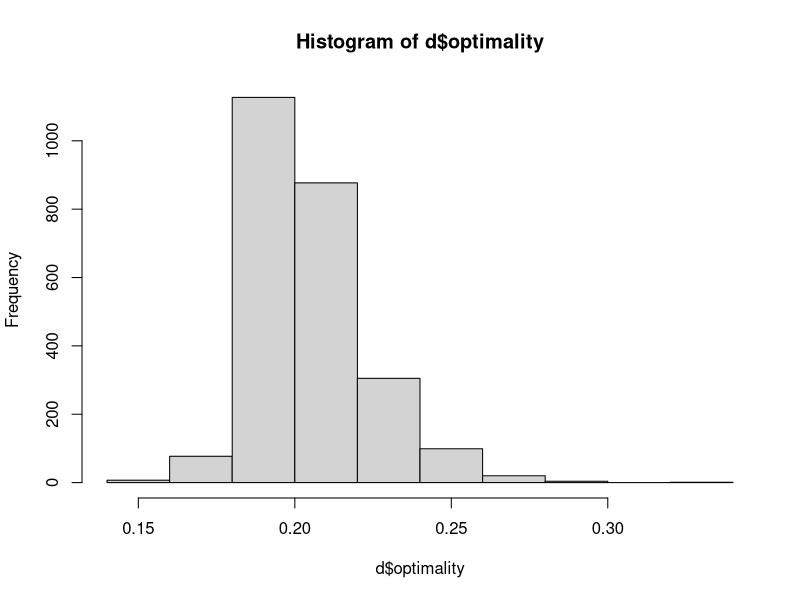
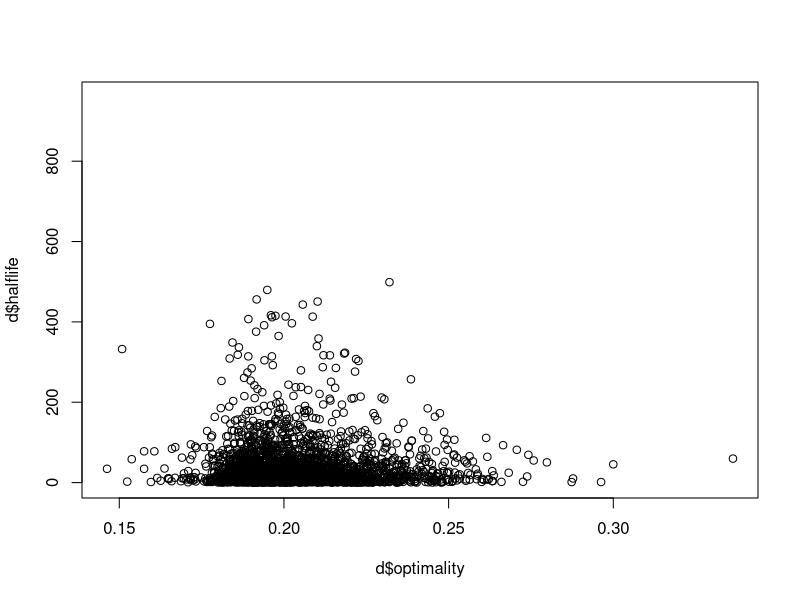
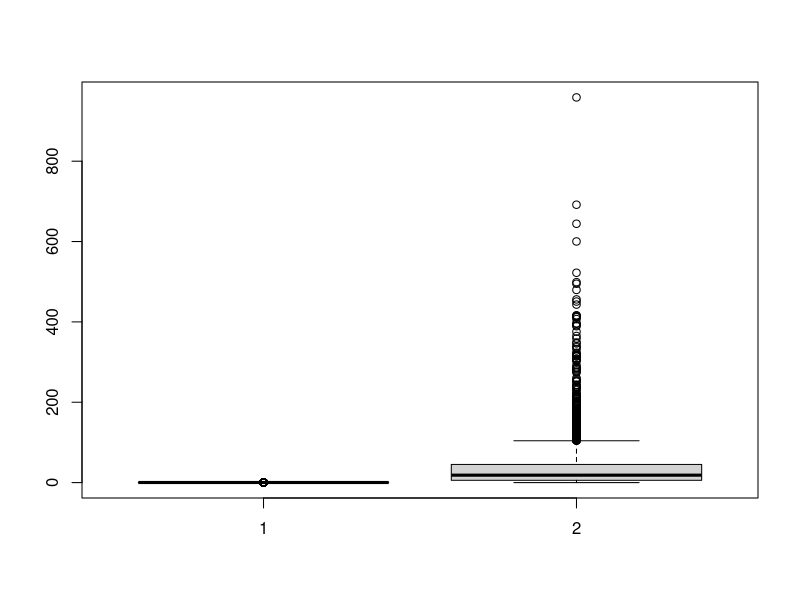
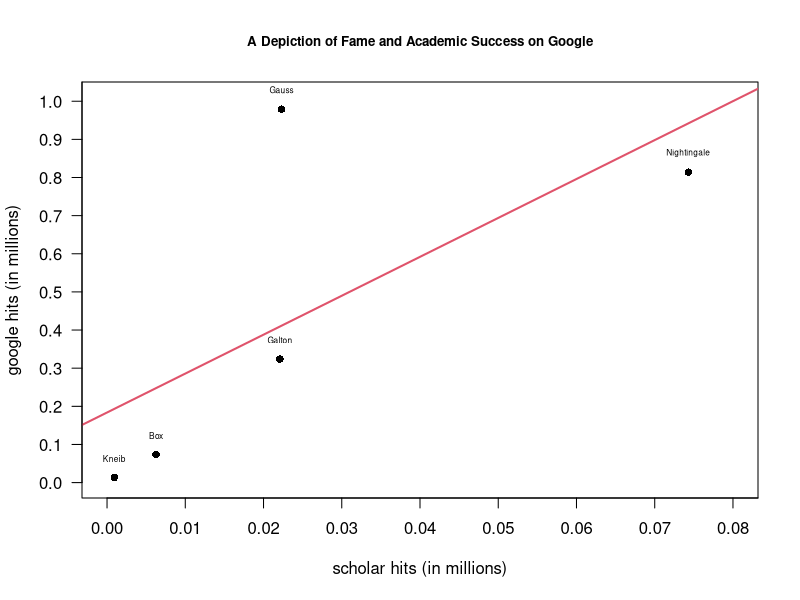

These charts were generated, in order, by the following R code:
## ---- chunk 1
knitr::opts_chunk$set(echo = TRUE, eval = TRUE, warning = FALSE)
setwd("")
## ---- chunk 2
d <- read.csv("data/genes.csv", header = TRUE, sep = ",", dec = ".")
str(d)

sapply(d, class)
## ---- chunk 3
round(mean(d$length), 2)
round(mean(d$expression), 2)
round(mean(d$halflife), 2)

round(sd(d$length), 2)
round(sd(d$expression), 2)
round(sd(d$halflife), 2)
## ---- chunk 4
hist(d$optimality)
## ---- chunk 5
plot(d$optimality, d$halflife)
## ---- chunk 6
boxplot(d$optimality, d$halflife)
## ---- chunk 7
library("RcmdrMisc")

with(d, numSummary(expression, groups=type, statistics=c("mean")))
# mean(subset(d, type=="mRNA")$expression)
## ---- chunk 8
mod.lm <- lm(expression~type, data=d)
anova(mod.lm)
summary(mod.lm) # for individual comparisons

mod.aov <- aov(expression~type, data=d)
summary(mod.aov)
TukeyHSD(mod.aov,c("type")) # p-value is adjusted for multiple comparisons and the p-values ends up higher than in the lm
## ---- chunk 9
statistician <- c("Gauss", "Galton", "Nightingale", "Box", "Kneib")
y <- c(979000, 324000, 814000, 73500, 13400) # hits on google.com
x <- c(22300, 22100, 74300, 6270, 927) # hits on Google Scholar

d <- data.frame(google.hits=y, scholar.hits=x)

mod <- lm(google.hits~scholar.hits, data=d)
summary(mod)
## ---- chunk 10
plot(x, y, pch=16, ylim=c(0,1.01e6), xlim=c(0,0.8e5), las=1, xaxt="n", yaxt="n", 
     xlab="scholar hits (in millions)", ylab="google hits (in millions)",
     main="A Depiction of Fame and Academic Success on Google", cex.main=0.8)
abline(mod, col=2, lwd=2)
text(x, y+0.5e5, labels=statistician, cex=0.5)
axis(2, seq(0,3e6,by=0.1e6), format(seq(0,3,by=0.1), nsmall=1), las=1) # xaxis
axis(1, seq(0,5e5,by=0.1e5) ,format(seq(0,0.5,by=0.01), nsmall=2), las=1) # yaxis
## ---- chunk 11
d <- read.table("data/statisticians.csv", sep=";", dec=",", header=TRUE)

m <- lm(happiness.sim~papers.sim + height2.sim, data=d)
summary(m)
## ---- chunk 12
d$era <- as.factor(d$era)

m2d <- lm(happiness.sim~papers.sim + height2.sim + FieldsMedal.sim + era + factor(favIceCream.sim), data=d)
summary(m2d)
## ---- chunk 13
mod.logit <- glm(as.factor(FieldsMedal.sim)~papers.sim, family=binomial(link="logit"), data=d)
summary(mod.logit)
round(predict(mod.logit, newdata=data.frame(papers.sim=200), type="response"), digits=3)
## ---- chunk 14
library(MASS)

d <- read.csv("data/genes.csv", header = TRUE, sep = ",", dec = ".")

# Convert the factor to a dummy variable: if gene type is equal to mRNA, assign 1; otherwise assign 0
d$type_binary <- ifelse(d$type == "mRNA", 1, 0)
d$type_binary <- as.factor(d$type_binary)

output.glm <- glm(type_binary~length, family = binomial(link="logit"), data = d)
summary(output.glm)

output.glm$coefficients # Extract regression coefficients
confint(output.glm, level = 0.95) # Compute confidence intervals
exp(0.4435 + 0.001111*1000)/(1+exp(0.4435 + 0.001111*1000))
